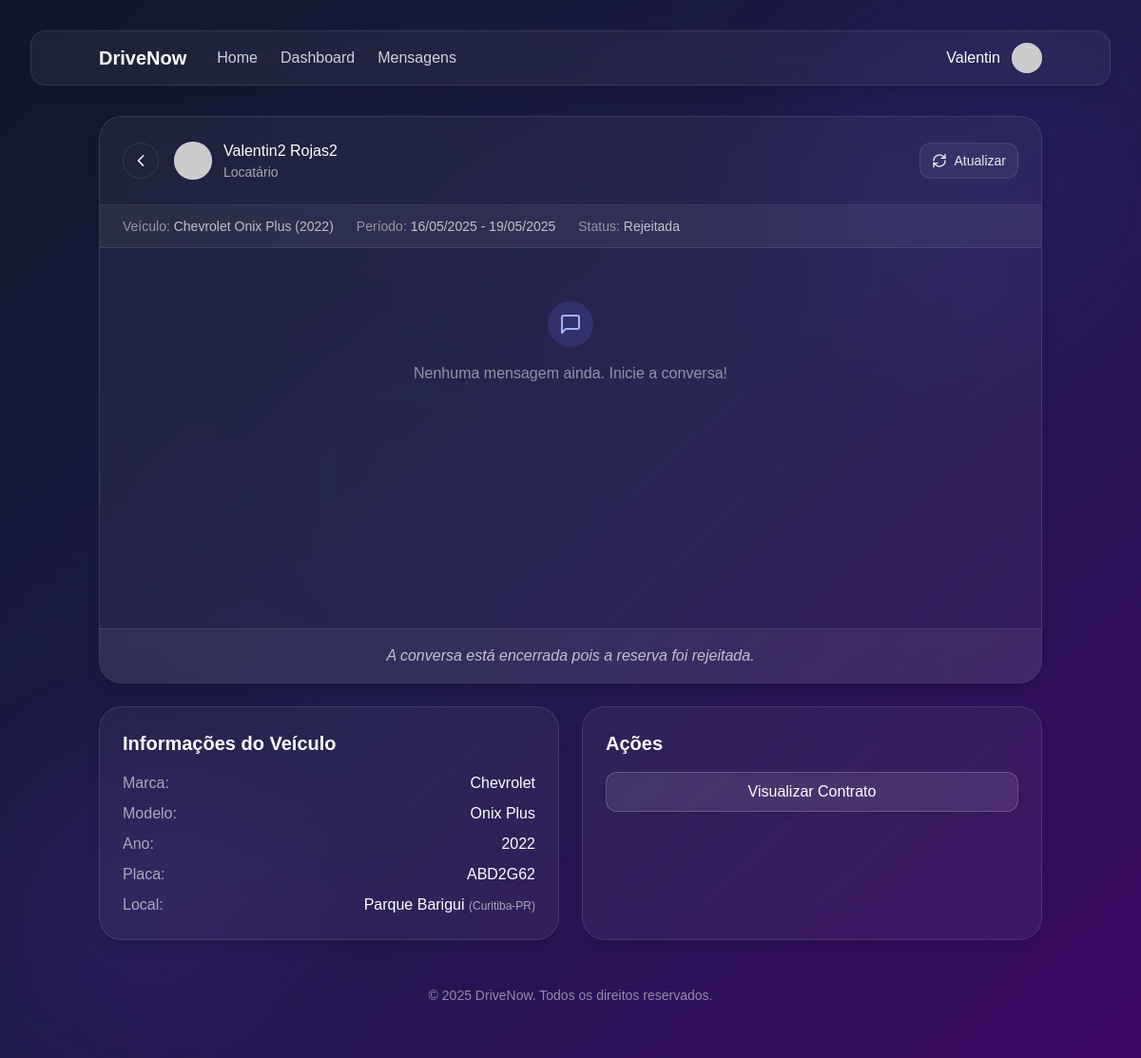
The app's page /drivenow/mensagens/mensagens_conversa.php?reserva=8 (signed in) with its own data.
### tables this page shows
CREATE TABLE `reserva` (
  `id` int(11) NOT NULL,
  `veiculo_id` int(11) DEFAULT NULL,
  `conta_usuario_id` int(11) DEFAULT NULL,
  `reserva_data` date DEFAULT NULL,
  `devolucao_data` date DEFAULT NULL,
  `diaria_valor` decimal(10,2) DEFAULT NULL,
  `taxas_de_uso` decimal(10,2) DEFAULT NULL,
  `taxas_de_limpeza` decimal(10,2) DEFAULT NULL,
  `valor_total` decimal(10,2) DEFAULT NULL,
  `status` varchar(20) DEFAULT 'pendente',
  `observacoes` text DEFAULT NULL
);

CREATE TABLE `dono` (
  `id` int(11) NOT NULL,
  `conta_usuario_id` int(11) DEFAULT NULL
);

CREATE TABLE `conta_usuario` (
  `id` int(11) NOT NULL,
  `is_admin` tinyint(1) NOT NULL DEFAULT 0,
  `primeiro_nome` varchar(50) DEFAULT NULL,
  `segundo_nome` varchar(50) DEFAULT NULL,
  `telefone` varchar(20) DEFAULT NULL,
  `e_mail` varchar(100) DEFAULT NULL,
  `senha` varchar(255) DEFAULT NULL,
  `data_de_entrada` date DEFAULT NULL,
  `foto_perfil` varchar(255) DEFAULT NULL,
  `cpf` varchar(14) DEFAULT NULL COMMENT 'CPF do usuário',
  `foto_cnh_frente` varchar(255) DEFAULT NULL COMMENT 'Caminho para foto da CNH (frente)',
  `foto_cnh_verso` varchar(255) DEFAULT NULL COMMENT 'Caminho para foto da CNH (verso)',
  `status_docs` enum('pendente','verificando','aprovado','rejeitado') NOT NULL DEFAULT 'pendente' COMMENT 'Status da verificação dos documentos',
  `data_verificacao` datetime DEFAULT NULL COMMENT 'Data da última verificação',
  `admin_verificacao` int(11) DEFAULT NULL COMMENT 'ID do admin que verificou os documentos',
  `tem_cnh` tinyint(1) NOT NULL DEFAULT 0 COMMENT 'Se o usuário possui CNH',
  `cadastro_completo` tinyint(1) NOT NULL DEFAULT 0 COMMENT 'Se o usuário completou o cadastro com documentos',
  `observacoes_docs` text DEFAULT NULL COMMENT 'Observações da verificação',
  `mensagens_nao_lidas` int(11) NOT NULL DEFAULT 0,
  `media_avaliacao_proprietario` decimal(3,1) DEFAULT NULL,
  `total_avaliacoes_proprietario` int(11) DEFAULT 0,
  `media_avaliacao_locatario` decimal(3,1) DEFAULT NULL,
  `total_avaliacoes_locatario` int(11) DEFAULT 0
);

CREATE TABLE `veiculo` (
  `id` int(11) NOT NULL,
  `local_id` int(11) DEFAULT NULL,
  `categoria_veiculo_id` int(11) DEFAULT NULL,
  `dono_id` int(11) DEFAULT NULL,
  `veiculo_marca` varchar(50) DEFAULT NULL,
  `veiculo_modelo` varchar(100) DEFAULT NULL,
  `veiculo_ano` int(11) DEFAULT NULL,
  `veiculo_km` int(11) DEFAULT NULL,
  `veiculo_placa` varchar(50) DEFAULT NULL,
  `veiculo_cambio` varchar(50) DEFAULT NULL,
  `veiculo_combustivel` varchar(50) DEFAULT NULL,
  `veiculo_portas` int(11) DEFAULT NULL,
  `veiculo_acentos` int(11) DEFAULT NULL,
  `veiculo_tracao` varchar(50) DEFAULT NULL,
  `disponivel` tinyint(1) DEFAULT 1 COMMENT '0=Indisponível, 1=Disponível',
  `preco_diaria` decimal(10,2) NOT NULL DEFAULT 150.00,
  `descricao` text DEFAULT NULL,
  `media_avaliacao` decimal(3,1) DEFAULT NULL,
  `total_avaliacoes` int(11) DEFAULT 0
);

CREATE TABLE `local` (
  `id` int(11) NOT NULL,
  `cidade_id` int(11) NOT NULL,
  `nome_local` varchar(100) NOT NULL,
  `endereco` varchar(255) DEFAULT NULL,
  `complemento` varchar(100) DEFAULT NULL,
  `cep` varchar(10) DEFAULT NULL
);

CREATE TABLE `cidade` (
  `id` int(11) NOT NULL,
  `estado_id` int(11) NOT NULL,
  `cidade_nome` varchar(100) NOT NULL
);

CREATE TABLE `estado` (
  `id` int(11) NOT NULL,
  `estado_nome` varchar(100) NOT NULL,
  `sigla` char(2) DEFAULT NULL
);

### drivenow/includes/auth.php (called while the page is built, shortened)
<?php
function getUsuario() {
    return $_SESSION['usuario'] ?? null;
}
?>

### drivenow/mensagens/mensagens_conversa.php (the view, shortened to what this page needs)
<?php
require_once '../includes/auth.php';
$usuario = getUsuario();
global $pdo;
$reservaId = (int)$_GET['reserva'];
$stmt = $pdo->prepare("
    SELECT r.*, v.veiculo_marca, v.veiculo_modelo, v.veiculo_ano, v.veiculo_placa,
           loc.nome_local, c.cidade_nome, e.sigla,
           d.conta_usuario_id AS proprietario_id,
           proprio.primeiro_nome AS dono_nome, proprio.segundo_nome AS dono_sobrenome,
           locat.primeiro_nome AS locatario_nome, locat.segundo_nome AS locatario_sobrenome,
           locat.id AS locatario_id
    FROM reserva r
    INNER JOIN veiculo v ON r.veiculo_id = v.id
    INNER JOIN dono d ON v.dono_id = d.id
    INNER JOIN conta_usuario proprio ON d.conta_usuario_id = proprio.id
    INNER JOIN conta_usuario locat ON r.conta_usuario_id = locat.id
    LEFT JOIN local loc ON v.local_id = loc.id
    LEFT JOIN cidade c ON loc.cidade_id = c.id
    LEFT JOIN estado e ON c.estado_id = e.id
    WHERE r.id = ?
");
$stmt->execute([$reservaId]);
$reserva = $stmt->fetch();
$ehProprietario = $reserva['proprietario_id'] === $usuario['id'];
$outraPessoa = $ehProprietario
    ? $reserva['locatario_nome'] . ' ' . $reserva['locatario_sobrenome']
    : $reserva['dono_nome'] . ' ' . $reserva['dono_sobrenome'];
$stmt = $pdo->prepare("
    SELECT DISTINCT m.id, m.reserva_id, m.remetente_id, m.mensagem, m.data_envio, m.lida,
           cu.primeiro_nome, cu.segundo_nome
    FROM mensagem m
    INNER JOIN conta_usuario cu ON m.remetente_id = cu.id
    WHERE m.reserva_id = ?
    ORDER BY m.id ASC
");
$stmt->execute([$reservaId]);
$mensagens = $stmt->fetchAll();
$dataInicio = date('d/m/Y', strtotime($reserva['reserva_data']));
$dataFim = date('d/m/Y', strtotime($reserva['devolucao_data']));
?>
<!DOCTYPE html>
<html lang="pt-br">
<head>
    <script src="https://cdn.tailwindcss.com"></script>
</head>
<body class="min-h-screen bg-gradient-to-br from-slate-900 via-indigo-950 to-purple-950 text-white p-4 md:p-8 overflow-x-hidden">
    <div class="fixed top-0 right-0 w-96 h-96 rounded-full bg-indigo-700 opacity-10 blur-3xl -z-10 animate-pulse animate-pulse-15s"></div>
    <div class="fixed bottom-0 left-0 w-80 h-80 rounded-full bg-purple-700 opacity-10 blur-3xl -z-10 animate-pulse animate-pulse-20s"></div>
    <div class="fixed top-1/3 left-1/4 w-64 h-64 rounded-full bg-slate-700 opacity-5 blur-3xl -z-10 animate-pulse animate-pulse-25s"></div>
    <header class="backdrop-blur-md bg-white/5 border subtle-border rounded-2xl mb-8 shadow-lg overflow-hidden">
        <div class="container mx-auto px-4 py-3">
            <div class="flex justify-between items-center">
                <div class="flex items-center">
                    <a href="../index.php" class="text-xl font-bold text-white mr-8">DriveNow</a>
                    <nav class="hidden md:flex space-x-6">
                        <a href="../index.php" class="text-white/80 hover:text-white transition-colors">Home</a>
                        <a href="../vboard.php" class="text-white/80 hover:text-white transition-colors">Dashboard</a>
                        <a href="mensagens.php" class="text-white/80 hover:text-white transition-colors">Mensagens</a>
                    </nav>
                </div>
                <div class="flex items-center gap-3">
                    <span class="text-white hidden md:inline"><?= htmlspecialchars($usuario['primeiro_nome']) ?></span>
                    <div class="relative h-8 w-8 transition-transform hover:scale-110 rounded-full flex items-center justify-center bg-indigo-500 text-white overflow-hidden">
                        <?php if (isset($usuario['foto_perfil']) && !empty($usuario['foto_perfil'])): ?>
                            <img src="<?= htmlspecialchars($usuario['foto_perfil']) ?>" alt="Foto de Perfil" class="h-full w-full object-cover">
                        <?php else: ?>
                            <img src="https://api.dicebear.com/7.x/initials/svg?seed=<?= urlencode($usuario['primeiro_nome']) ?>&backgroundColor=818cf8&textColor=ffffff&fontSize=40" alt="Usuário" class="h-full w-full object-cover">
                        <?php endif; ?>
                    </div>
                </div>
            </div>
        </div>
    </header>
    <main class="container mx-auto px-4">
        <div class="backdrop-blur-lg bg-white/5 border subtle-border rounded-3xl shadow-lg overflow-hidden mb-6">
            <div class="p-6 border-b subtle-border flex items-center justify-between">
                <div class="flex items-center gap-4">
                    <a href="mensagens.php" class="p-2 rounded-full border subtle-border hover:bg-white/10 transition-colors">
                        <svg xmlns="http://www.w3.org/2000/svg" width="24" height="24" viewBox="0 0 24 24" fill="none" stroke="currentColor" stroke-width="2" stroke-linecap="round" stroke-linejoin="round" class="h-5 w-5">
                            <path d="m15 18-6-6 6-6"/>
                        </svg>
                    </a>
                    <div class="flex items-center gap-3">
                        <div class="w-10 h-10 rounded-full bg-indigo-500 flex items-center justify-center overflow-hidden">
                            <img src="https://api.dicebear.com/7.x/initials/svg?seed=<?= urlencode($outraPessoa) ?>&backgroundColor=818cf8&textColor=ffffff&fontSize=40" alt="<?= htmlspecialchars($outraPessoa) ?>" class="w-full h-full object-cover">
                        </div>
                        <div>
                            <h2 class="font-medium text-white"><?= htmlspecialchars($outraPessoa) ?></h2>
                            <p class="text-white/60 text-sm">
                                <?= $ehProprietario ? 'Locatário' : 'Proprietário' ?>
                            </p>
                        </div>
                    </div>
                </div>
                <button id="refresh-chat" type="button" class="bg-white/5 hover:bg-white/10 text-white/90 rounded-xl transition-colors border subtle-border px-3 py-2 text-sm flex items-center gap-2">
                    Atualizar
                </button>
            </div>
            <div class="px-6 py-3 bg-white/5 border-b subtle-border">
                <div class="flex flex-wrap gap-x-6 gap-y-2 text-sm">
                    <div class="text-white/70">
                        <span class="text-white/50">Veículo:</span>
                        <?= htmlspecialchars($reserva['veiculo_marca']) ?> <?= htmlspecialchars($reserva['veiculo_modelo']) ?> (<?= htmlspecialchars($reserva['veiculo_ano']) ?>)
                    </div>
                    <div class="text-white/70">
                        <span class="text-white/50">Período:</span>
                        <?= $dataInicio ?> - <?= $dataFim ?>
                    </div>
                    <div class="text-white/70">
                        <span class="text-white/50">Status:</span>
                        <?php
                            $statusLabels = [
                                'pendente' => 'Pendente',
                                'confirmada' => 'Confirmada',
                                'em_andamento' => 'Em Andamento',
                                'finalizada' => 'Finalizada',
                                'cancelada' => 'Cancelada',
                                'rejeitada' => 'Rejeitada'
                            ];
                            echo $statusLabels[$reserva['status']] ?? 'Desconhecido';
                        ?>
                    </div>
                </div>
            </div>
            <div class="message-container p-6" id="message-container">
                <?php if (empty($mensagens)): ?>
                    <div class="text-center py-8 text-white/50">
                        <div class="mx-auto mb-4 w-12 h-12 rounded-full bg-indigo-500/20 flex items-center justify-center text-indigo-300">
                            <svg xmlns="http://www.w3.org/2000/svg" width="24" height="24" viewBox="0 0 24 24" fill="none" stroke="currentColor" stroke-width="2" stroke-linecap="round" stroke-linejoin="round">
                                <path d="M21 15a2 2 0 0 1-2 2H7l-4 4V5a2 2 0 0 1 2-2h14a2 2 0 0 1 2 2z"></path>
                            </svg>
                        </div>
                        <p>Nenhuma mensagem ainda. Inicie a conversa!</p>
                    </div>
                <?php endif; ?></div>
            <?php if (!in_array($reserva['status'], ['finalizada', 'cancelada', 'rejeitada'])): ?>
            <div class="p-6 border-t subtle-border">
                <form method="POST" action="" class="flex gap-3">
                    <textarea
                        name="mensagem"
                        placeholder="Digite sua mensagem..."
                        class="flex-1 min-h-[60px] max-h-32 bg-white/5 border subtle-border rounded-xl px-4 py-3 focus:ring-2 focus:ring-indigo-500 focus:border-none outline-none text-white resize-none"
                        rows="2"
                        required
                    ></textarea>
                    <button type="submit" class="bg-indigo-500 hover:bg-indigo-600 text-white font-medium rounded-xl transition-colors border border-indigo-400/30 px-6 shadow-md hover:shadow-lg flex-shrink-0 flex items-center">
                        <svg xmlns="http://www.w3.org/2000/svg" width="24" height="24" viewBox="0 0 24 24" fill="none" stroke="currentColor" stroke-width="2" stroke-linecap="round" stroke-linejoin="round" class="h-5 w-5">
                            <path d="m22 2-7 20-4-9-9-4Z"/>
                            <path d="M22 2 11 13"/>
                        </svg>
                    </button>
                </form>
            </div>
            <?php else: ?>
            <div class="p-4 text-center border-t subtle-border bg-white/5">
                <div class="text-white/70 italic">
                    A conversa está encerrada pois a reserva foi <?= strtolower($reserva['status']) ?>.
                </div>
            </div>
            <?php endif; ?>
        </div>
        <div class="grid grid-cols-1 md:grid-cols-2 gap-6">
            <div class="backdrop-blur-lg bg-white/5 border subtle-border rounded-3xl p-6 shadow-lg">
                <h2 class="text-xl font-bold mb-4">Informações do Veículo</h2>
                <div class="grid gap-2">
                    <div class="flex justify-between">
                        <span class="text-white/60">Marca:</span>
                        <span class="text-white"><?= htmlspecialchars($reserva['veiculo_marca']) ?></span>
                    </div>
                    <div class="flex justify-between">
                        <span class="text-white/60">Modelo:</span>
                        <span class="text-white"><?= htmlspecialchars($reserva['veiculo_modelo']) ?></span>
                    </div>
                    <div class="flex justify-between">
                        <span class="text-white/60">Ano:</span>
                        <span class="text-white"><?= htmlspecialchars($reserva['veiculo_ano']) ?></span>
                    </div>
                    <div class="flex justify-between">
                        <span class="text-white/60">Placa:</span>
                        <span class="text-white"><?= htmlspecialchars($reserva['veiculo_placa']) ?></span>
                    </div>
                    <div class="flex justify-between">
                        <span class="text-white/60">Local:</span>
                        <span class="text-white">
                            <?= htmlspecialchars($reserva['nome_local'] ?? 'N/D') ?>
                            <?php if (isset($reserva['cidade_nome'])): ?>
                                <span class="text-white/60 text-xs">(<?= htmlspecialchars($reserva['cidade_nome']) ?>-<?= htmlspecialchars($reserva['sigla']) ?>)</span>
                            <?php endif; ?>
                        </span>
                    </div>
                </div>
            </div>
            <div class="backdrop-blur-lg bg-white/5 border subtle-border rounded-3xl p-6 shadow-lg">
                <h2 class="text-xl font-bold mb-4">Ações</h2>
                <div class="space-y-4">
                    <a href="../contrato/gerar_contrato.php?reserva=<?= $reservaId ?>" class="w-full border border-white/20 text-white hover:bg-white/20 rounded-xl px-4 py-2 font-medium backdrop-blur-sm bg-white/5 hover:bg-white/10 shadow-md hover:shadow-lg flex items-center justify-center">
                        Visualizar Contrato
                    </a>
                </div>
            </div>
        </div>
    </main>
    <footer class="mt-12 mb-6 px-4 text-center text-white/50 text-sm">
        <p>&copy; <?= date('Y') ?> DriveNow. Todos os direitos reservados.</p>
    </footer>
</body>
</html>

### drivenow/mensagens/mensagens_conversa.php (style rules this page uses)
body { font-family: sans-serif; }
.animate-pulse-15s { animation-duration: 15s; }
.animate-pulse-20s { animation-duration: 20s; }
.animate-pulse-25s { animation-duration: 25s; }
.subtle-border { border-color: rgba(255, 255, 255, 0.1); }
.message-container { height: calc(100vh - 400px); min-height: 300px; overflow-y: auto; display: flex; flex-direction: column; padding-right: 8px; }

### records on screen
reserva: dono.conta_usuario_id "Valentin2 Rojas2", veiculo.veiculo_marca "Chevrolet", veiculo.veiculo_modelo "Onix Plus", veiculo.veiculo_ano "2022", reserva_data "16/05/2025", devolucao_data "19/05/2025", status "Rejeitada", status "rejeitada", veiculo.veiculo_placa "ABD2G62", local.nome_local "Parque Barigui", cidade.cidade_nome "Curitiba", estado.sigla "PR"

### other values on screen
$usuario['primeiro_nome'] "Valentin"
